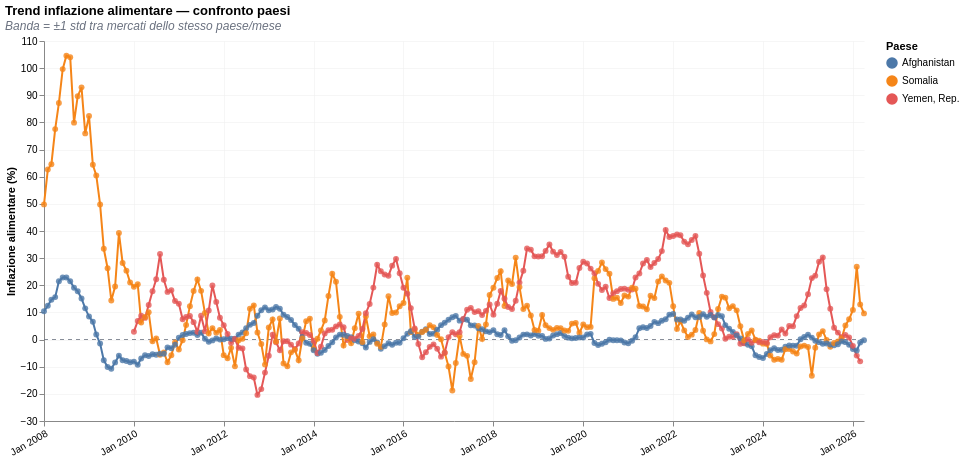

Here is the notebook cell this chart was saved with:
### Markdown cell above
---
## 2. Analisi Serie Temporali (Engine Altair)
Test dei metodi mappati in `libs/plots/time_series_plots.py`.

### Code cell
# 2.1 Trend comparativo dell'inflazione con bande di confidenza
ts_inflazione = plotter.display_inflation_comparison(
    iso3_list=["AFG", "YEM", "SOM"], 
    show_confidence_band=True
)
display(ts_inflazione)

### Figure 1 — Vega-Lite specification as saved in the notebook (floating-point values rounded to 4 significant figures; data arrays with more than 128 entries replaced by an {"elided": "..."} marker saying what was removed)
{"config": {"view": {"continuousWidth": 300, "continuousHeight": 300, "stroke": null}, "axis": {"grid": true, "gridColor": "#f0f0f0", "gridWidth": 0.6}}, "layer": [{"data": {"name": "data-a0a55d106695e8d630baff0f16eee66d"}, "mark": {"type": "rule", "color": "#6b7280", "strokeDash": [4, 4], "strokeWidth": 0.8}, "encoding": {"y": {"field": "y", "type": "quantitative"}}, "name": "view_53ae93ea138460cb_0"}, {"data": {"name": "data-65be6ada146d5a9d13ba13d858d198cf"}, "mark": {"type": "line", "strokeWidth": 2}, "encoding": {"color": {"field": "country", "legend": {"orient": "right", "title": "Paese"}, "scale": {"scheme": "tableau10"}, "type": "nominal"}, "opacity": {"condition": {"param": "param_ceb532b23bd81c82", "value": 1}, "value": 0.12}, "tooltip": [{"field": "country", "title": "Paese", "type": "nominal"}, {"field": "date", "format": "%B %Y", "title": "Data", "type": "temporal"}, {"field": "inflation_food_price_index", "format": ".2f", "title": "Inflaz.", "type": "quantitative"}, {"field": "mom_change", "format": "+.2f", "title": "Δ vs mese prec.", "type": "quantitative"}], "x": {"axis": {"format": "%b %Y", "labelAngle": -30, "tickCount": 12}, "field": "date", "title": null, "type": "temporal"}, "y": {"field": "inflation_food_price_index", "scale": {"zero": false}, "title": "Inflazione alimentare (%)", "type": "quantitative"}}}, {"data": {"name": "data-65be6ada146d5a9d13ba13d858d198cf"}, "mark": {"type": "circle", "opacity": 0, "size": 35}, "encoding": {"color": {"field": "country", "legend": {"orient": "right", "title": "Paese"}, "scale": {"scheme": "tableau10"}, "type": "nominal"}, "opacity": {"condition": {"param": "param_ceb532b23bd81c82", "value": 0.8}, "value": 0}, "x": {"axis": {"format": "%b %Y", "labelAngle": -30, "tickCount": 12}, "field": "date", "title": null, "type": "temporal"}, "y": {"field": "inflation_food_price_index", "type": "quantitative"}}}], "height": 380, "params": [{"name": "param_ceb532b23bd81c82", "select": {"type": "point", "fields": ["country"]}, "bind": "legend", "views": ["view_53ae93ea138460cb_0"]}], "title": {"text": "Trend inflazione alimentare — confronto paesi", "anchor": "start", "subtitle": "Banda = ±1 std tra mercati dello stesso paese/mese", "subtitleColor": "#6b7280", "subtitleFontStyle": "italic"}, "width": 820, "$schema": "https://vega.github.io/schema/vega-lite/v6.1.0.json", "datasets": {"data-a0a55d106695e8d630baff0f16eee66d": [{"y": 0}], "data-65be6ada146d5a9d13ba13d858d198cf": {"elided": "635 records"}}}
